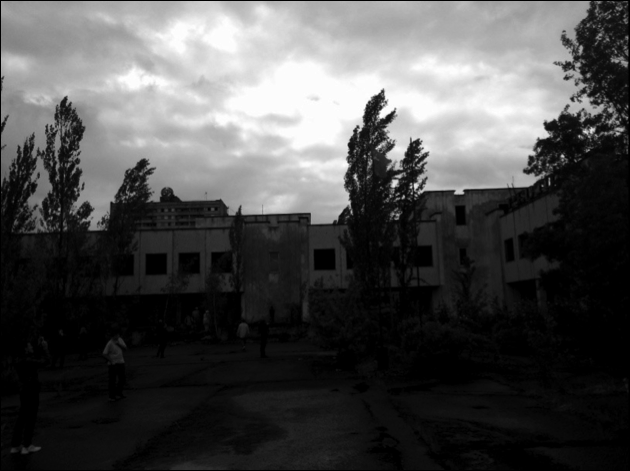
#> input picture img/school.png, 630 x 471 px; its folder holds 7 pictures in this run
$ python 'Histogram equalization.py'   (older library calls are emulated)
#> lines starting #> are read from the running program, lines starting #| are printed output that depends on the picture
### tools.py
import itertools

import cv2
import matplotlib.pyplot as plt
import numpy as np


# [60 lines left out: functions o_tsu, basic_global_threshold, not called in this run]


def show_hist(img, name):
    plt.figure(name)
    plt.title(name)
    arr = img.flatten()
    plt.hist(arr, bins=256, facecolor='blue', alpha=0.75, density=True)
    plt.show()


# [69 lines left out: functions cvt_hsi2bgr, cvt_bgr2hsi, not called in this run]


def inverse_fourier(dft_shift):
    return cv2.idft(np.fft.ifftshift(dft_shift), flags=cv2.DFT_REAL_OUTPUT)


# [105 lines left out: functions plt_show, fourier, sobel, laplacian, gen_mean_kernel, gen_gaussian_kernel and 2 more, not called in this run]


def equalize_hist(origin):
    r_k = np.zeros(256)
    img = origin.copy()
    rows, cols = img.shape
    for x in range(rows):
        for y in range(cols):
            # 统计r
            r_k[img[x, y]] += 1
    # 一定要注意，取整要在最外面进行，否则小数点后面的数差距会非常大
    lut = np.array(list(itertools.accumulate(list(np.array(r_k * 255 / (rows * cols)))))).astype(np.uint8)
    for x in range(rows):
        for y in range(cols):
            img[x, y] = lut[img[x, y]]
    return img


# [46 lines left out: functions create_gamma_table, gamma_transform_table, gamma_transform, replace_convex_area, not called in this run]


'''
event：鼠标事件名称，通过该值可以获取鼠标进行的何种事件操作；
x, y：鼠标进行事件操作一瞬间，所在的坐标位置；
flags：指的是与event相关的实践中包含FLAG的事件；
userdata：鼠标回调函数触发时传递进来的参数。
原文链接： https://xie.infoq.cn/article/05a10c2375b2f060ae063282d
'''


# [63 lines left out: functions mouse_handler, get_dst_points, nms, not called in this run]

### Histogram equalization.py
import time
import cv2
import tools
import matplotlib.pyplot as plt

path = "./img/"


def cv2_equalize_hist(origin):
    img = origin.copy()
    img = cv2.equalizeHist(img)
    return img


school_img = cv2.imread(path + "school.png", cv2.IMREAD_GRAYSCALE)
#> school_img is the input picture: shape (471, 630); min 0, max 255, mean 76.9
baby_img = cv2.imread(path + "baby.png", cv2.IMREAD_GRAYSCALE)
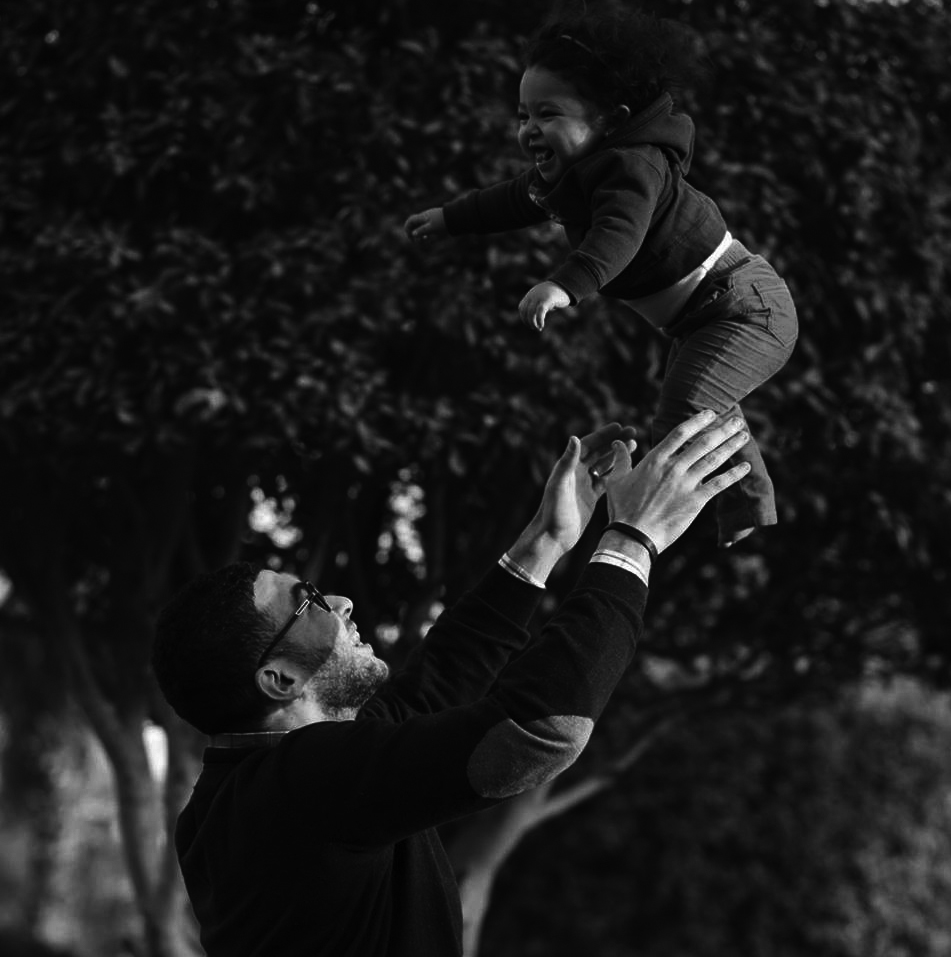
#> input picture img/baby.png, 951 x 957 px
#> baby_img is the input picture: shape (957, 951); min 0, max 255, mean 26.9
hill_img = cv2.imread(path + "hill.jpg", cv2.IMREAD_GRAYSCALE)
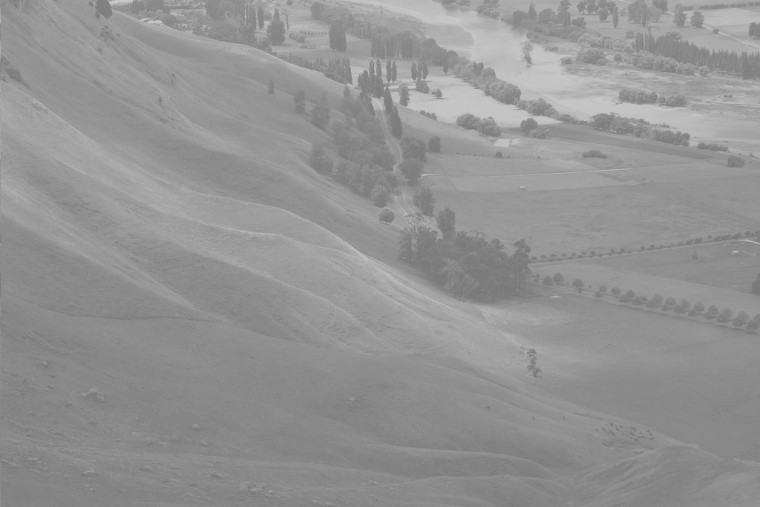
#> input picture img/hill.jpg, 760 x 507 px
#> hill_img is the input picture: shape (507, 760); min 116, max 205, mean 147.5
tools.show_hist(school_img, "school img")
tools.show_hist(baby_img, "baby img")
tools.show_hist(hill_img, "hill img")

time_start = time.time()
school_img_my = tools.equalize_hist(school_img)
#> after the loop in equalize_hist, `for x in range(rows):`:
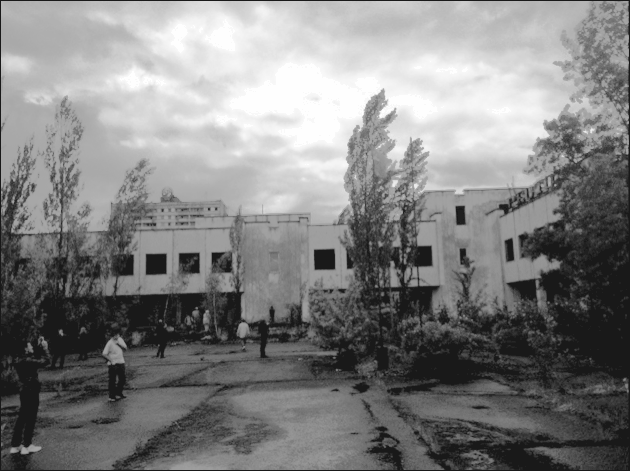
#> img: shape (471, 630); min 25, max 255, mean 129.6
baby_img_my = tools.equalize_hist(baby_img)
#> after the loop in equalize_hist (call 2), `for x in range(rows):`:
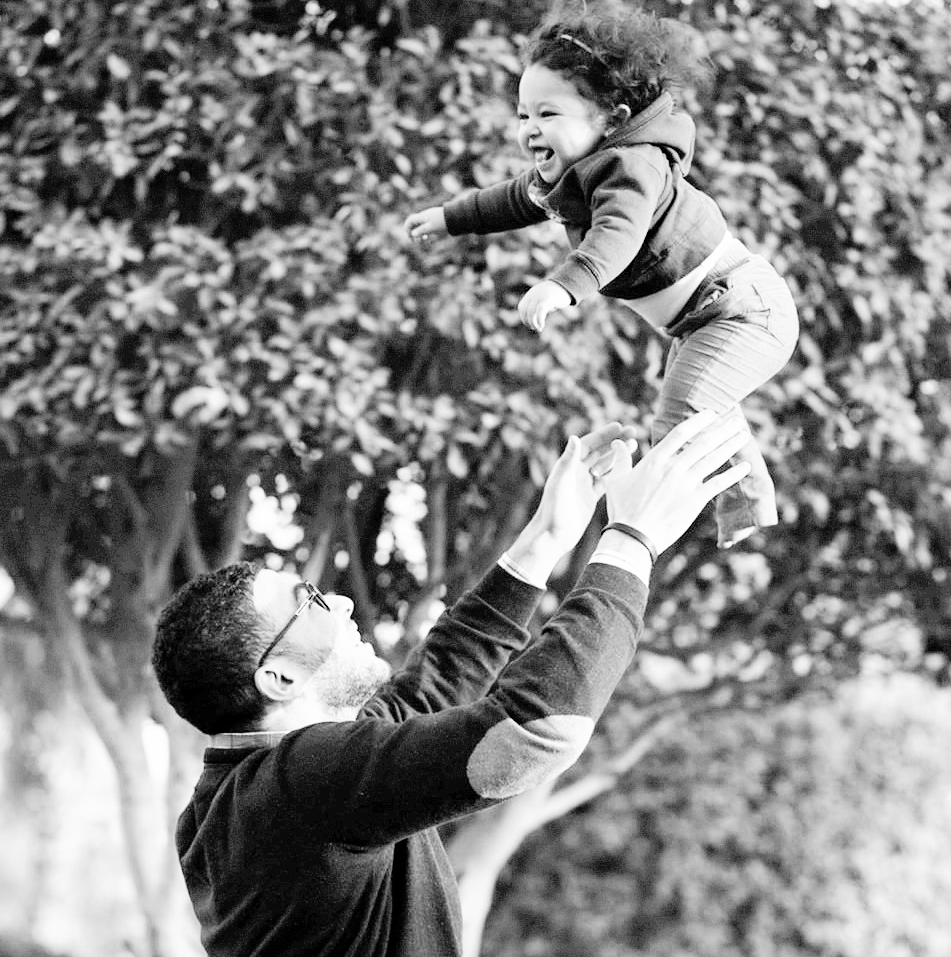
#> img: shape (957, 951); min 0, max 254, mean 131.1
hill_img_my = tools.equalize_hist(hill_img)
#> after the loop in equalize_hist (call 3), `for x in range(rows):`:
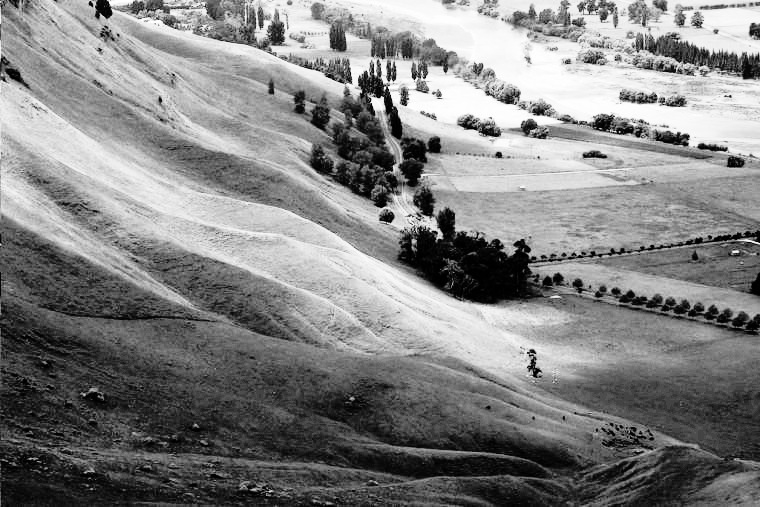
#> img: shape (507, 760); min 0, max 254, mean 130
time_end = time.time()
tools.show_hist(school_img_my, "school img my")
tools.show_hist(baby_img_my, "baby img my")
tools.show_hist(hill_img_my, "hill img my")
print("my equalize hist: ", time_end - time_start, "s")

time_start = time.time()
school_img_cv2 = cv2_equalize_hist(school_img)
#> in cv2_equalize_hist, `img = cv2.equalizeHist(img)`:
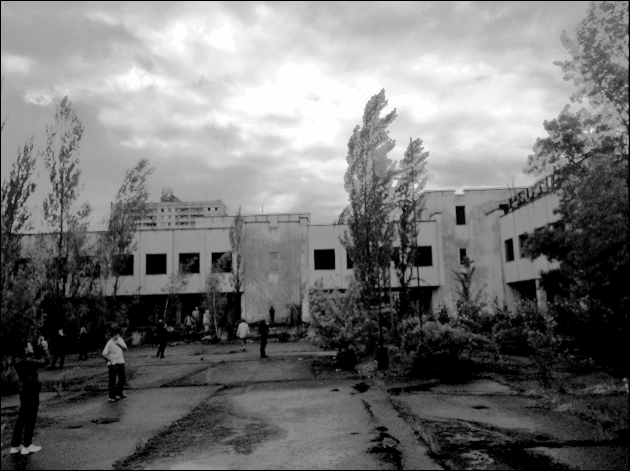
#> img: shape (471, 630); min 0, max 255, mean 116.5
baby_img_cv2 = cv2_equalize_hist(baby_img)
hill_img_cv2 = cv2_equalize_hist(hill_img)
time_end = time.time()
tools.show_hist(school_img_cv2, "school img cv2")
tools.show_hist(baby_img_cv2, "baby img cv2")
tools.show_hist(hill_img_cv2, "hill img cv2")
#> in show_hist (call 9), `plt.show()`:
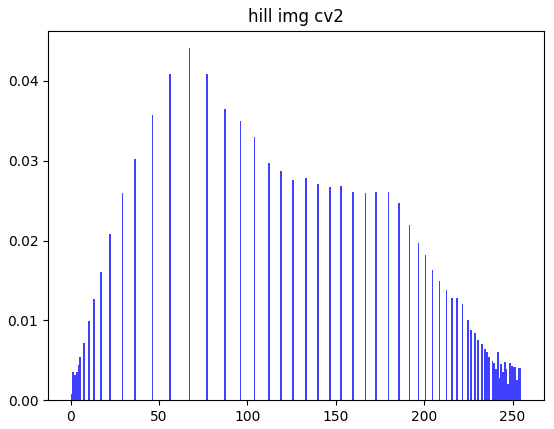
#> figure drawn by matplotlib, 1 panel; tallest bar 0.0441 high, from x = 66.74 to 67.73
print("cv2 equalize hist: ", time_end - time_start, "s")


cv2.imshow("school_origin", school_img)
cv2.imshow("baby_origin", baby_img)
cv2.imshow("hill_origin", hill_img)


cv2.imshow("school_my", school_img_my)
cv2.imshow("baby_my", baby_img_my)
cv2.imshow("hill_my", hill_img_my)


cv2.imshow("school_cv2", school_img_cv2)
cv2.imshow("baby_cv2", baby_img_cv2)
cv2.imshow("hill_cv2", hill_img_cv2)
cv2.waitKey(0)
cv2.destroyAllWindows()
